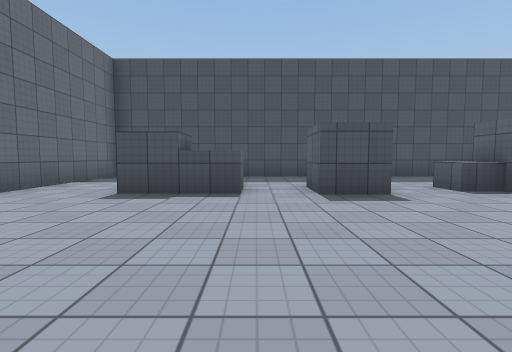
[1] (above)

20 first-person views from a walk through a Unity game level. The camera is 1.2 m above the floor, tilts 4° down and sees 85° across. The floor is counted in squares, 2 m on a side. Each view is taken from the middle of a square. On the plan, view 1 faces up. The plan holds only what a view shows up to about 9 squares ahead; the rest is blank. Surface patterns are stand-ins for the level's own textures.

[2]
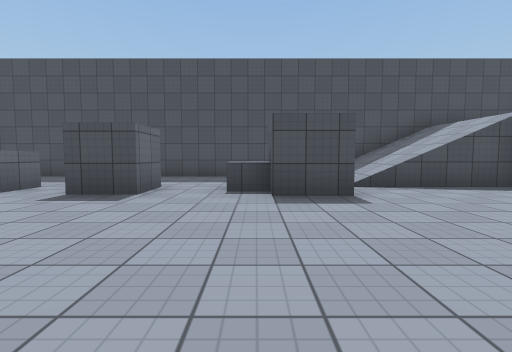

[3]
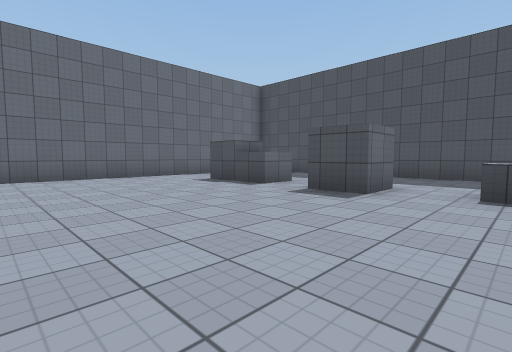

[4]
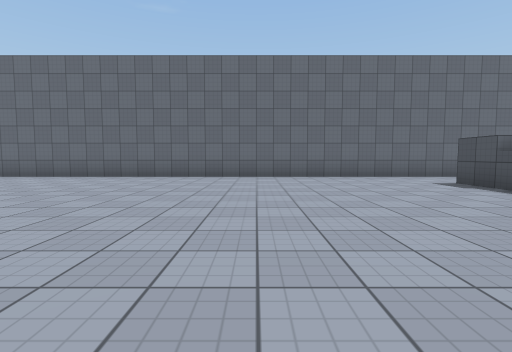

[5]
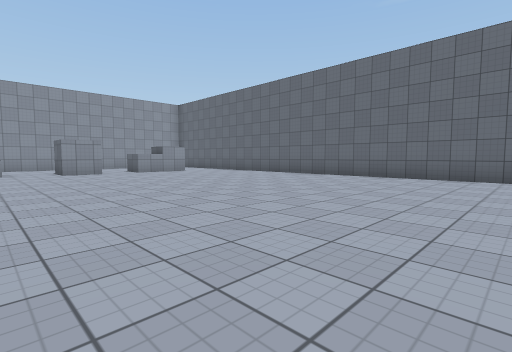

[6]
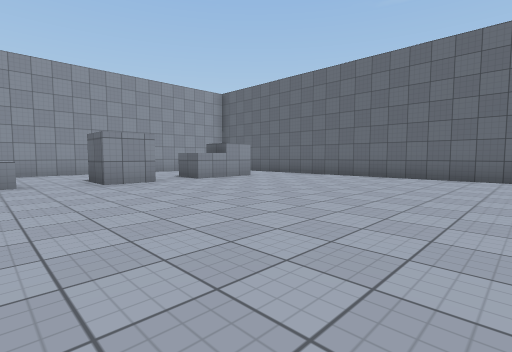

[7]
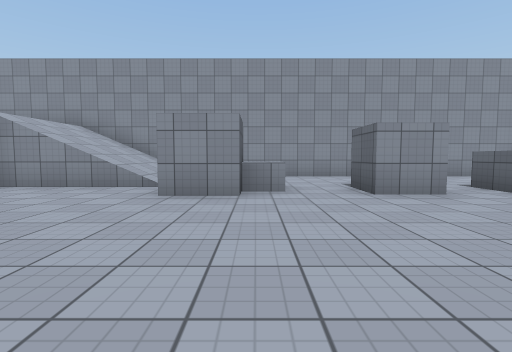

[8]
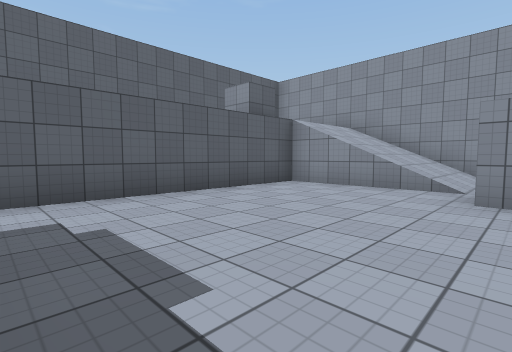

[9]
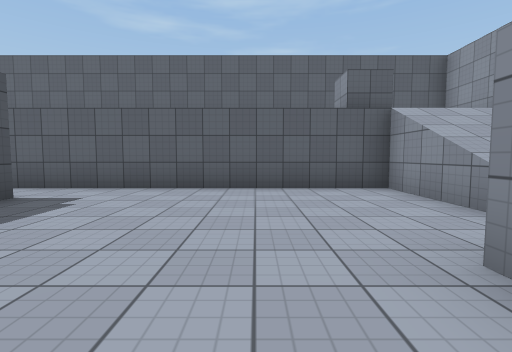

[10]
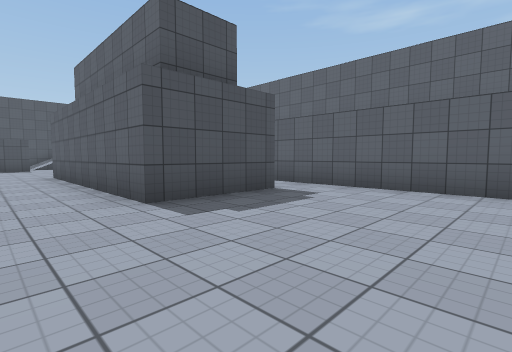

[11]
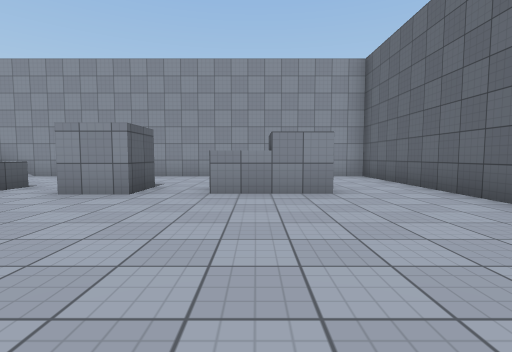

[12]
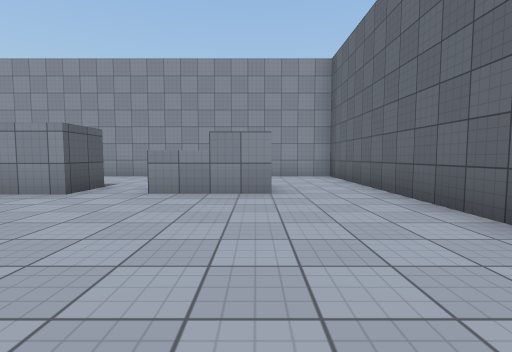

[13]
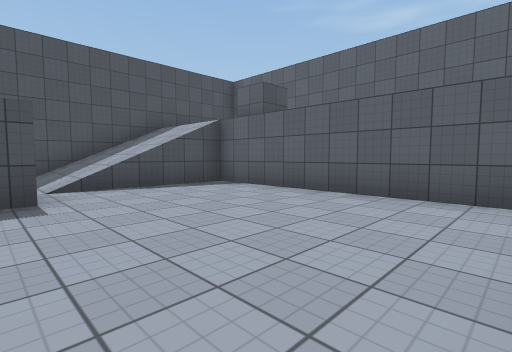

[14]
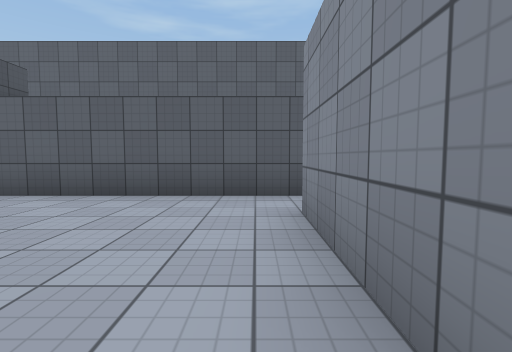

[15]
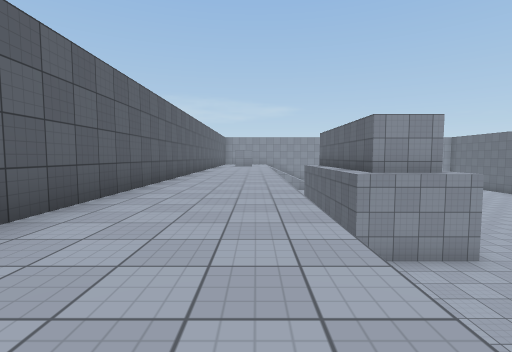

[16]
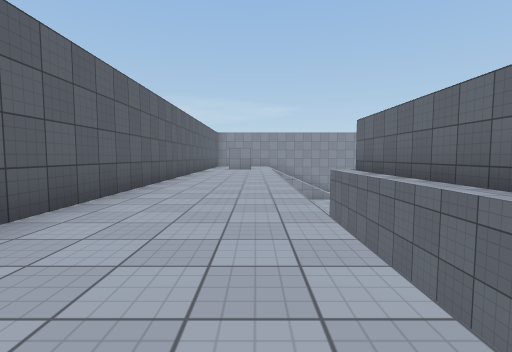

[17]
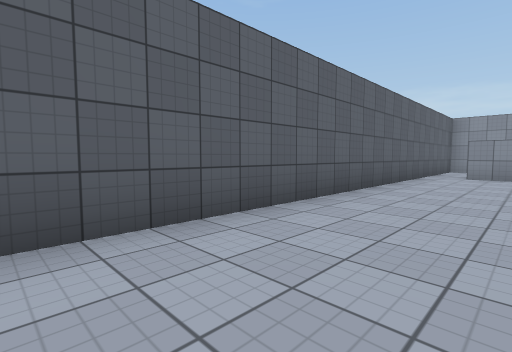

[18]
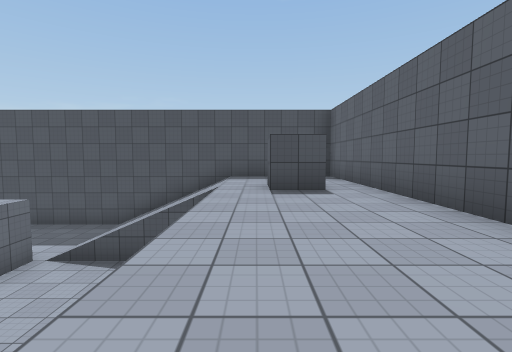

[19]
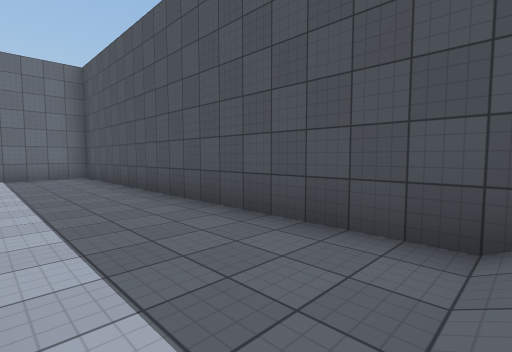

[20]
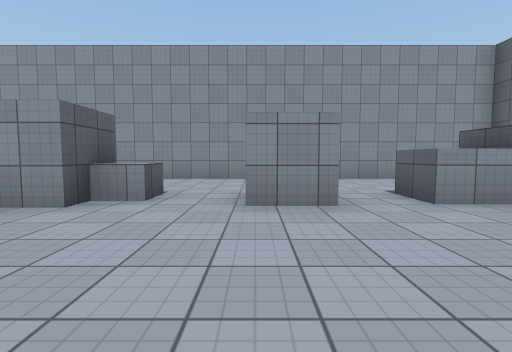

### Floor plan
Key: @ floor where view 1 was taken; # wall or solid block; . main floor; : floor 3 m higher than the main floor; / step, stairs or slope; = window, fence, low wall or low ledge; ^ raised ledge.
Columns run from 5 left of view 1 to 13 right of it. Each row starts with its distance up from view 1.
  9 ###################
  8 #..........////: :#
  7 #..........////: :#
  6 #..........////: :#
  5 #..#^..#.=#....:#:#
  4 #..............:::#
  3 #..............:::#
  2 #..............:::#
  1 #..............:::#
  0 #....@.........:::#
 -1 #..........###.:::#
 -2 #..........###.:::#
 -3 #..........###.:::#
 -4 #..........###.:::#
 -5 #..........###.:::#
 -6 #..........###.:::#
 -7 #..............:::#
 -8 #..............:::#
 -9 #..............:::#
-10 #..............:::#
-11 #..............:::#
-12 #..#^..#.=#.... ::#
-13 #..........//// #:#
-14 #..........////  :#
-15 #..........////   #
-16 ##################

Where each view was taken, in squares from view 1:
view 1: 0 up, 0 right, facing up
view 2: 0 up, 4 right, facing up
view 3: 0 up, 4 right, facing up-left
view 4: 0 up, 4 right, facing left
view 5: 1 down, 4 right, facing down-left
view 6: 5 down, 4 right, facing down-left
view 7: 7 down, 4 right, facing down
view 8: 7 down, 5 right, facing down-right
view 9: 10 down, 4 right, facing right
view 10: 10 down, 4 right, facing up-right
view 11: 7 down, 1 left, facing down
view 12: 7 down, 2 left, facing down
view 13: 0 up, 5 right, facing up-right
view 14: 0 up, 5 right, facing right
view 15: 5 up, 10 right, facing down
view 16: 1 up, 10 right, facing down
view 17: 3 down, 10 right, facing down-right
view 18: 0 up, 10 right, facing up
view 19: 6 up, 6 right, facing up-left
view 20: 8 down, 2 right, facing down
